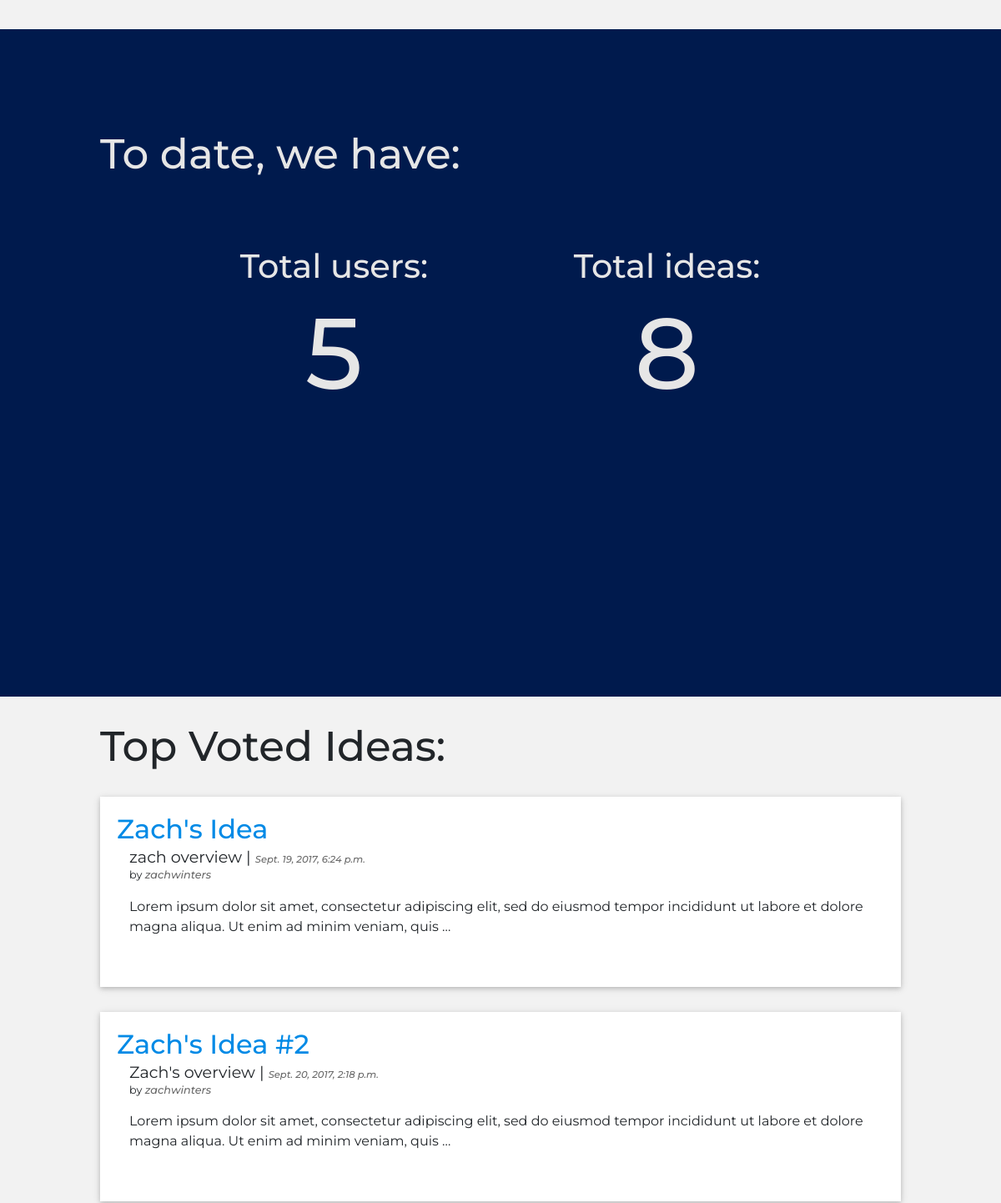
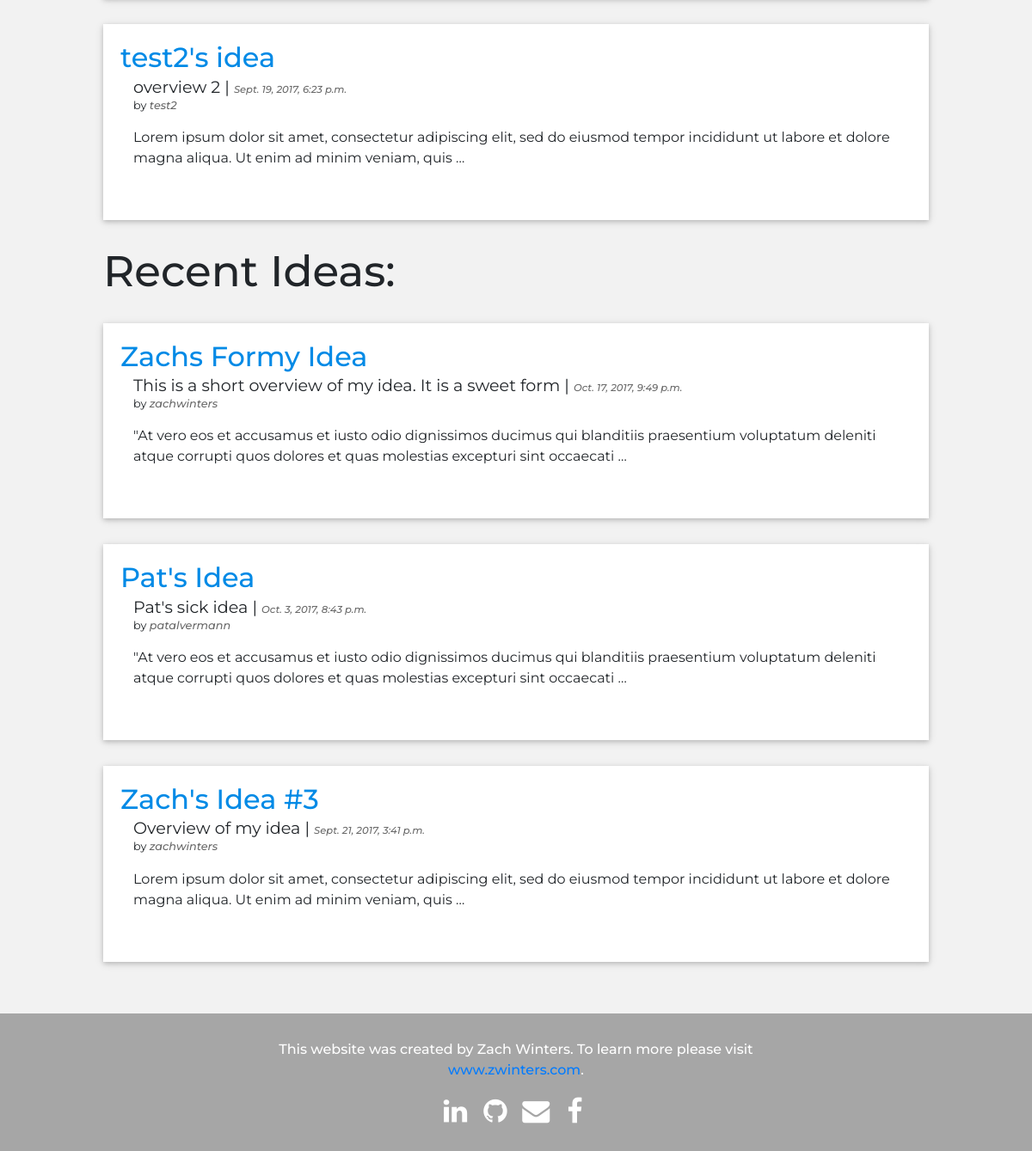
Before: /ideashare/ (lower part) with the older database file (2 pictures, top to bottom).
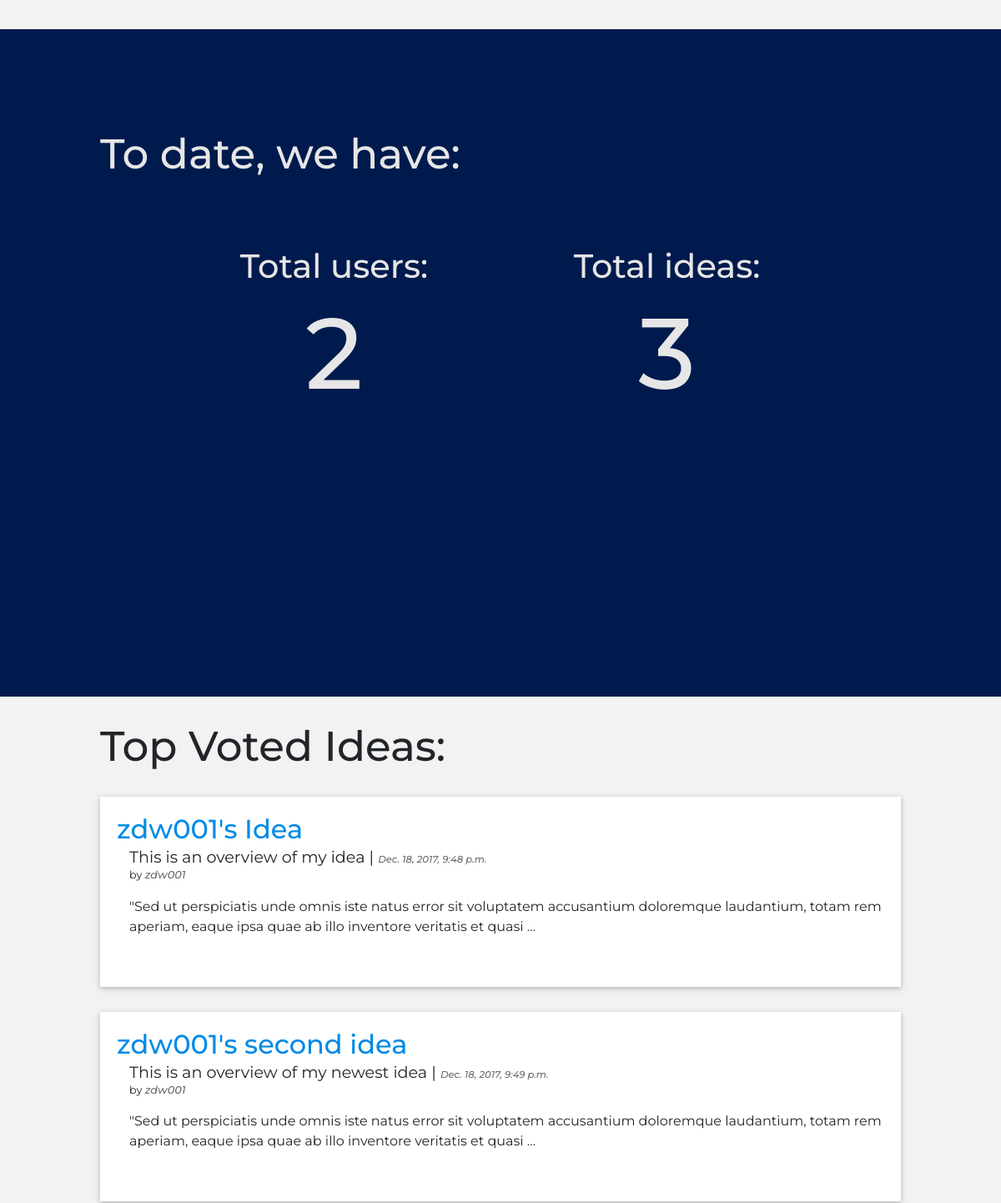
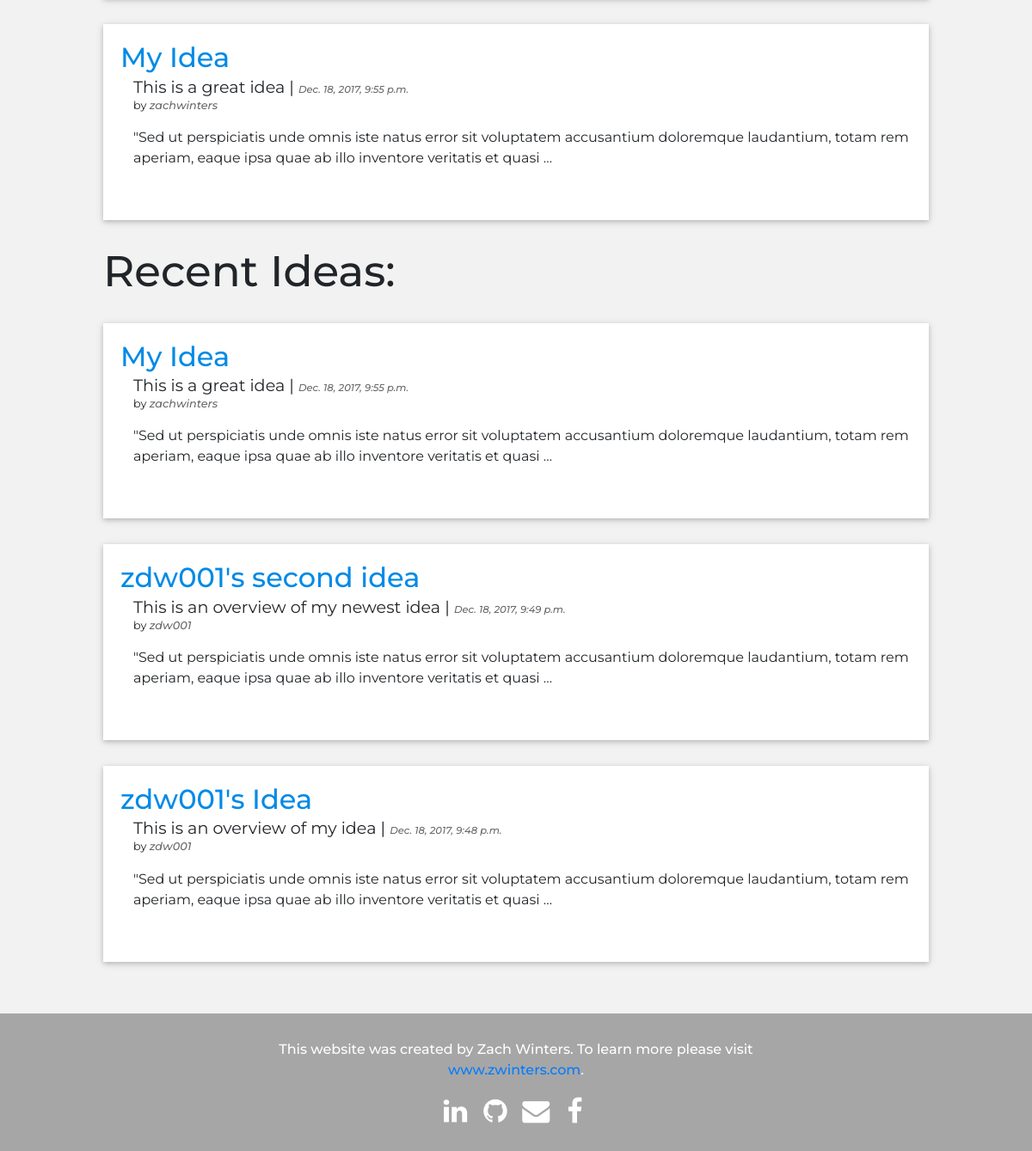
After: the same page with the newer database file (2 pictures, top to bottom).
### ideashare/models.py (models this page shows, shortened)
class Idea(models.Model):
	user = models.ForeignKey('auth.User')
	name = models.CharField(max_length=255, default="", editable=True)
	overview = models.TextField()
	description = models.TextField()
	published_date = models.DateTimeField(auto_now_add=True, null=True)
	updated_date = models.DateTimeField(auto_now=True, auto_now_add=False, null=True)
	votes = models.IntegerField(default=0)
	slug = models.SlugField(unique=True)

### ideashare/views.py (the view)
def index(request):
	ideas = Idea.objects.all()
	top_ideas = ideas.order_by('-votes')
	recent_ideas = ideas.order_by('-published_date')
	users = User.objects.all()
	user_count = 0
	idea_count = 0
	for user in users:
		user_count += 1
	for idea in ideas:
		idea_count += 1
	return render(request, 'ideashare/index.html', {
		'users': users,
		'ideas': ideas,
		'top_ideas': top_ideas,
		'recent_ideas': recent_ideas,
		'user_count': user_count,
		'idea_count': idea_count,
	})

### templates/ideashare/index.html (shortened to what this page needs)
{% extends 'base.html' %}
{% load staticfiles %}
{% block content %}
<div id="intro">
</div>
<div id="count" class="container-fluid">
  <h1 class="section">To date, we have:</h1>
  <div class="row" style="height: 50%">
    <div class="col">
      <h1>Total users:</h1>
      <h1 class="number">{{ user_count }}</h1>
    </div>
    <div class="col">
      <h1>Total ideas:</h1>
      <h1 class="number">{{ idea_count }}</h1>
    </div>
  </div>
</div>
<div class="ideas">
	<h1 class="section">Top Voted Ideas:</h1>
	{% for idea in top_ideas|slice:":3" %}
	<li>
		<div class="idea_section">
			<h2>
                <a class="idea_name" href="{% url 'idea_detail' slug=idea.slug %}">{{ idea.name }}
            	</a>
            </h2>
            <h3>{{ idea.overview }} | <span class="published_date">{{ idea.published_date }}</span></h3>
            <p class="username">by <i class="username"><a id="user_link" href="{% url 'user_profile' username=idea.user %}">{{ idea.user }}</a></i></p>
            <p style="margin-top: 1em;">{{ idea.description|truncatewords:25 }}</p>
		</div>
	</li>
	{% endfor %}
	<h1 class="section">Recent Ideas:</h1>
	{% for idea in recent_ideas|slice:":3" %}
	<li>
		<div class="idea_section">
			<h2>
                <a class="idea_name" href="{% url 'idea_detail' slug=idea.slug %}">{{ idea.name }}
            	</a>
            </h2>
            <h3>{{ idea.overview }} | <span class="published_date">{{ idea.published_date }}</span></h3>
            <p class="username">by <i class="username"><a id="user_link" href="{% url 'user_profile' username=idea.user %}">{{ idea.user }}</a></i></p>
            <p style="margin-top: 1em;">{{ idea.description|truncatewords:25 }}</p>
		</div>
	</li>
	{% endfor %}
</div>
{% endblock content %}

Changed rows visible on the page:
removed Idea: name "Zach's Idea #2", overview "Zach's overview", published_date "Sept. 20, 2017, 2:18 p.m.", user "zachwinters", description "Lorem ipsum dolor sit amet, consectetur adipiscing elit, sed do eiusmod tempor incididunt ut labore et dolore magna aliqua. Ut enim ad minim veniam, quis …", shown under "Top Voted Ideas:"
removed Idea: name "test2's idea", overview "overview 2", published_date "Sept. 19, 2017, 6:23 p.m.", user "test2", description "Lorem ipsum dolor sit amet, consectetur adipiscing elit, sed do eiusmod tempor incididunt ut labore et dolore magna aliqua. Ut enim ad minim veniam, quis …", shown under "Top Voted Ideas:"
removed Idea: name "Zachs Formy Idea", overview "This is a short overview of my idea. It is a sweet form", published_date "Oct. 17, 2017, 9:49 p.m.", user "zachwinters", description "\"At vero eos et accusamus et iusto odio dignissimos ducimus qui blanditiis praesentium voluptatum deleniti atque corrupti quos dolores et quas molestias excepturi sint occaecati …", shown under "Recent Ideas:"
removed Idea: name "Pat's Idea", overview "Pat's sick idea", published_date "Oct. 3, 2017, 8:43 p.m.", user "patalvermann", description "\"At vero eos et accusamus et iusto odio dignissimos ducimus qui blanditiis praesentium voluptatum deleniti atque corrupti quos dolores et quas molestias excepturi sint occaecati …", shown under "Recent Ideas:"
removed Idea: name "Zach's Idea #3", overview "Overview of my idea", published_date "Sept. 21, 2017, 3:41 p.m.", user "zachwinters", description "Lorem ipsum dolor sit amet, consectetur adipiscing elit, sed do eiusmod tempor incididunt ut labore et dolore magna aliqua. Ut enim ad minim veniam, quis …", shown under "Recent Ideas:"
now on this page (row edited): Idea: name "zdw001's Idea", overview "This is an overview of my idea", published_date "Dec. 18, 2017, 9:48 p.m.", user "zdw001", description "\"Sed ut perspiciatis unde omnis iste natus error sit voluptatem accusantium doloremque laudantium, totam rem aperiam, eaque ipsa quae ab illo inventore veritatis et quasi …"
added Idea: name "zdw001's second idea", overview "This is an overview of my newest idea", published_date "Dec. 18, 2017, 9:49 p.m.", user "zdw001", description "\"Sed ut perspiciatis unde omnis iste natus error sit voluptatem accusantium doloremque laudantium, totam rem aperiam, eaque ipsa quae ab illo inventore veritatis et quasi …"
now on one of the page's lists (row edited): Idea: name "My Idea", overview "This is a great idea", published_date "Dec. 18, 2017, 9:55 p.m.", user "zachwinters", description "\"Sed ut perspiciatis unde omnis iste natus error sit voluptatem accusantium doloremque laudantium, totam rem aperiam, eaque ipsa quae ab illo inventore veritatis et quasi …"
changed Idea "zachwinters": name "Zach's Idea" → "My Idea"; overview "zach overview" → "This is a great idea"; published_date "Sept. 19, 2017, 6:24 p.m." → "Dec. 18, 2017, 9:55 p.m."; description "Lorem ipsum dolor sit amet, consectetur adipiscing elit, sed do eiusmod tempor incididunt ut labore et dolore magna aliqua. Ut enim ad minim veniam, quis …" → "\"Sed ut perspiciatis unde omnis iste natus error sit voluptatem accusantium doloremque laudantium, totam rem aperiam, eaque ipsa quae ab illo inventore veritatis et quasi …"
Other visible differences:
{{ user_count }}: "5" → "2"
{{ idea_count }}: "8" → "3"
